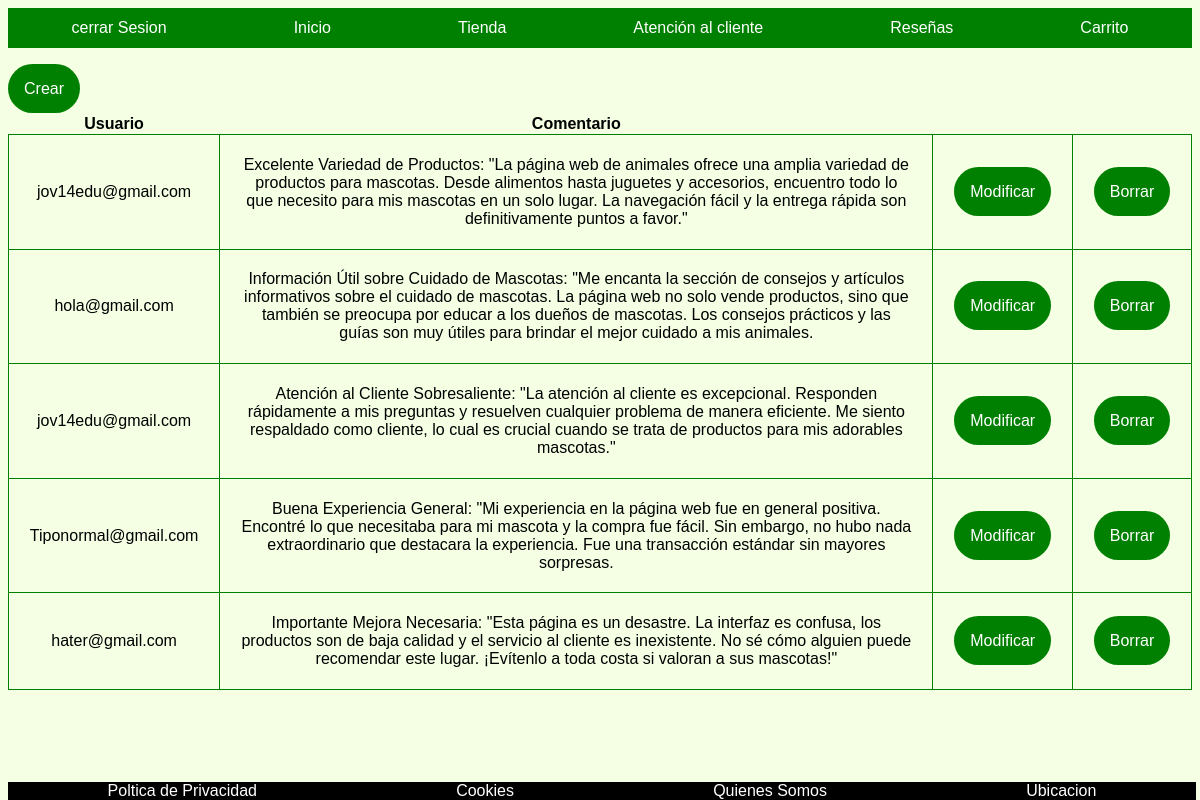
Screenshot of /leer.php with the database file from the repository.
### tables this page shows
CREATE TABLE `comentarios` (
  `id` int NOT NULL AUTO_INCREMENT,
  `Usuario` varchar(200) DEFAULT NULL,
  `Comentario` varchar(10000) DEFAULT NULL,
  PRIMARY KEY (`id`),
  KEY `Usuario_Fk_idx` (`Usuario`),
  CONSTRAINT `Usuario_Fk` FOREIGN KEY (`Usuario`) REFERENCES `users` (`email`)
);

### Web/leer.php (the view, shortened to what this page needs)
<?php
 $server = 'localhost:3306';
 $username = 'root';
 $password = '1234';
 $database = 'intermedia3';
  try {
      $conn = new PDO("mysql:host=$server;dbname=$database;", $username, $password);
    } catch (PDOException $e) {
      die('Connection Failed: ' . $e->getMessage());
    }
$miConsulta = $conn->prepare('SELECT * FROM comentarios;');
$miConsulta->execute();
?>
<!DOCTYPE html>
<html lang="en">
<head>
</head>
<body>
<header>
        <div class="navbar">
        <a href="Cerrar Sesion.php"> cerrar Sesion</a>
            <a href="inicio.php">Inicio</a>
            <a href="Tienda.php">Tienda</a>
            <a href="AtencionCliente.php">Atención al cliente</a>
            <a href="leer.php">Reseñas</a>
            <a href="Carrito.php">Carrito</a>
        </div>
    </header>
    <p><a class="button" href="nuevo.php">Crear</a></p>
    <table>
        <tr>
            <th>Usuario</th>
            <th>Comentario</th>
        </tr>
    <?php foreach ($miConsulta as $clave => $valor): ?>
        <tr>
           <td><?= $valor['Usuario']; ?></td>
           <td><?= $valor['Comentario']; ?></td>
           <td><a class="button" href="modificar.php?id=<?= $valor['id'] ?>">Modificar</a></td>
           <td><a class="button" href="borrar.php?id=<?= $valor['id'] ?>">Borrar</a></td>
        </tr>
    <?php endforeach; ?>
    </table>
    <footer>
        <div class=" final">
            <a href="PoliticaPrivacidad.php">Poltica de Privacidad</a>
            <a href="Cookies.php">Cookies</a>
            <a href="Conocenos.php">Quienes Somos</a>
            <a href="Ubicaciones.php">Ubicacion</a>
    </footer>
</body>
</html>

### Web/leer.php (style rules this page uses)
html { background-color: rgba(172, 255, 47, 0.127); }
table { border-collapse: collapse; width: 100%; }
table td { border: 1px solid green; text-align: center; padding: 1.3rem; }
.button { border-radius: 5rem; color: white; background-color: green; padding: 1rem; text-decoration: none; }
html { font-family: Arial, Helvetica, sans-serif; }
a { text-decoration:none; color:black; font-family: 'Franklin Gothic Medium', 'Arial Narrow', Arial, sans-serif; }
.navbar { background-color:green; height: 2.5em; display:flex; margin-bottom: 2em; }
.navbar a { display:flex; color: white; margin:auto; justify-content: space-between; padding: 0.5em; text-align: center; }
.final { background-color: black; color: white; display: flex; bottom: 0; position: absolute; width: 99%; text-align: center; }
.final a { display: flex; color: white; margin: auto; }

### rows the page displays
comentarios: Usuario "jov14edu@gmail.com", Comentario "Excelente Variedad de Productos: \"La página web de animales ofrece una amplia variedad de productos para mascotas. Desde alimentos hasta juguetes y accesorios, encuentro todo lo que necesito para mis mascotas en un solo lugar. La navegación fácil y la entrega rápida son definitivamente puntos a favor.\""
comentarios: Usuario "hola@gmail.com", Comentario "Información Útil sobre Cuidado de Mascotas: \"Me encanta la sección de consejos y artículos informativos sobre el cuidado de mascotas. La página web no solo vende productos, sino que también se preocupa por educar a los dueños de mascotas. Los consejos prácticos y las guías son muy útiles para brindar el mejor cuidado a mis animales."
comentarios: Usuario "jov14edu@gmail.com", Comentario "Atención al Cliente Sobresaliente: \"La atención al cliente es excepcional. Responden rápidamente a mis preguntas y resuelven cualquier problema de manera eficiente. Me siento respaldado como cliente, lo cual es crucial cuando se trata de productos para mis adorables mascotas.\""
comentarios: Usuario "Tiponormal@gmail.com", Comentario "Buena Experiencia General: \"Mi experiencia en la página web fue en general positiva. Encontré lo que necesitaba para mi mascota y la compra fue fácil. Sin embargo, no hubo nada extraordinario que destacara la experiencia. Fue una transacción estándar sin mayores sorpresas."
comentarios: Usuario "hater@gmail.com", Comentario "Importante Mejora Necesaria: \"Esta página es un desastre. La interfaz es confusa, los productos son de baja calidad y el servicio al cliente es inexistente. No sé cómo alguien puede recomendar este lugar. ¡Evítenlo a toda costa si valoran a sus mascotas!\""
